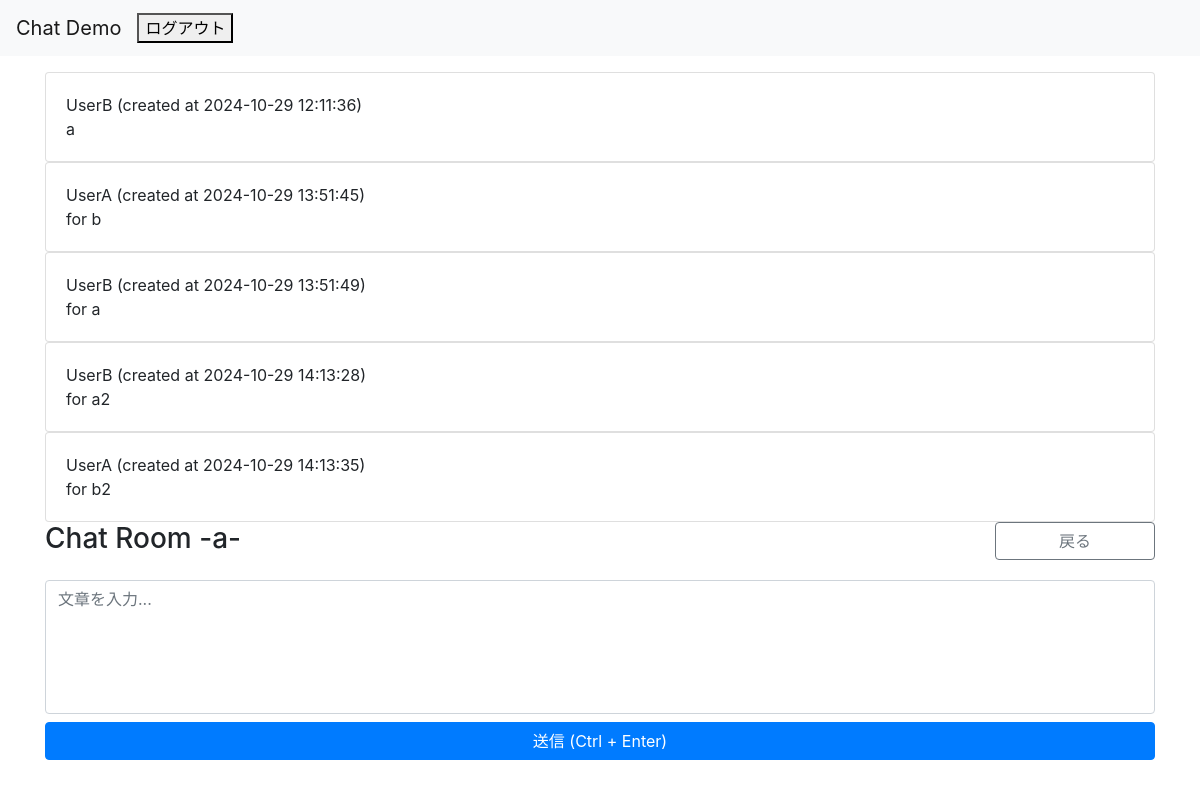
The page /chat/enter/room/2 (signed in) on the database as committed earlier.
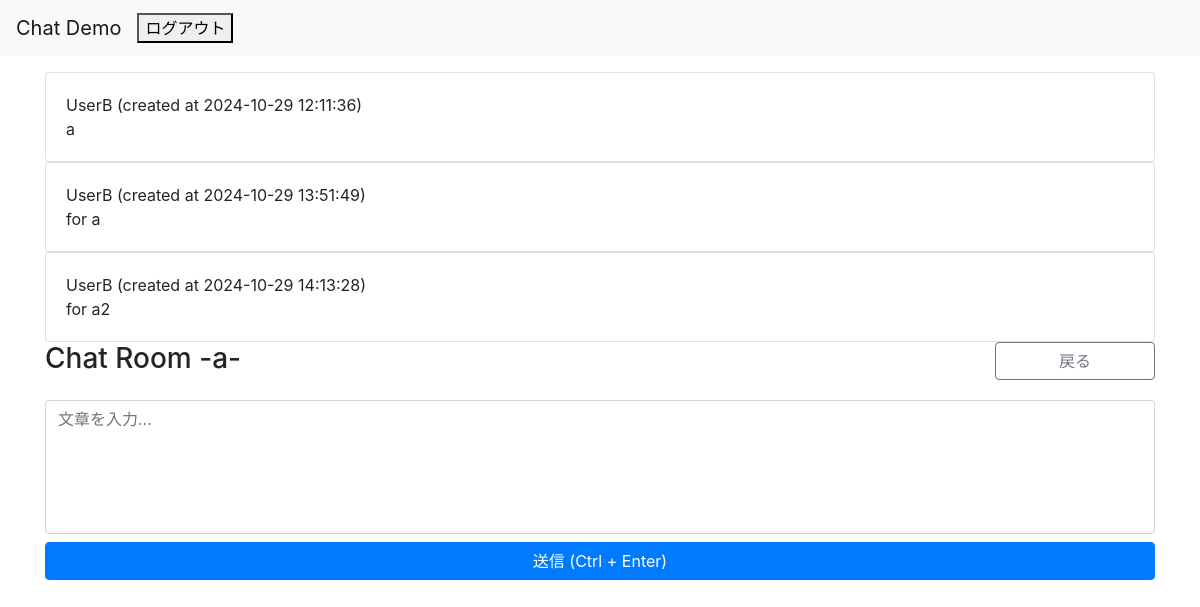
The same page on the database as committed later.
### chat/models.py (models this page shows, shortened)
class Message(models.Model):
    room = models.ForeignKey(Room, on_delete=models.CASCADE, related_name='messages')
    owner = models.ForeignKey(User, on_delete=models.CASCADE, related_name='messages')
    content = models.TextField(gettext_lazy('Content'))
    created_at = models.DateTimeField(gettext_lazy('Created time'), default=timezone.now)
    objects = MessageManager()

class Room(models.Model):
    host = models.ForeignKey(User, on_delete=models.CASCADE)
    name = models.CharField(gettext_lazy('ルーム名'), max_length=64)
    description = models.TextField(gettext_lazy('説明文'), max_length=128)
    participants = models.ManyToManyField(User, related_name='rooms', verbose_name=gettext_lazy('参加者(Ctrl キーを押しながらマウスで選択)'), blank=True)
    created_at = models.DateTimeField(gettext_lazy('Created time'), default=timezone.now)
    objects = RoomQueryset.as_manager()
    def __str__(self):
        return self.__unicode__()
    def __unicode__(self):
        return self.name
    def is_assigned(self, user=None):
        try:
            _ = self.participants.all().get(pk=user.pk)
            return True
        except User.DoesNotExist:
            return self.host == user
        except Exception:
            return False

### accounts/models.py (models this page shows)
class User(AbstractBaseUser, PermissionsMixin):
    screen_name = models.CharField(
        gettext_lazy('アカウント名'),
        max_length=128,
        default='',
        blank=True,
        help_text=gettext_lazy('128文字以内で入力してください'),
    )
    email = models.EmailField(gettext_lazy('メールアドレス'), unique=True)
    is_staff = models.BooleanField(
        gettext_lazy('staff status'),
        default=False,
        help_text=gettext_lazy('Designates whether the user can log into this admin site.'),
    )
    is_active = models.BooleanField(
        gettext_lazy('active'),
        default=True,
        help_text=gettext_lazy(
            'Designates whether this user should be treated as active. Unselect this instead of deleting accounts.'
        ),
    )
    date_joined = models.DateTimeField(gettext_lazy('date joined'), default=timezone.now)
    objects = CustomUserManager()
    points = models.IntegerField(
        default=0,
        blank=True,
        null=True,
    )
    USERNAME_FIELD = 'email'
    REQUIRED_FIELDS = []
    class Meta:
        verbose_name = gettext_lazy('user')
        verbose_name_plural = gettext_lazy('users')
    def __str__(self):
        return self.__unicode__()
    def __unicode__(self):
        return self.screen_name or self.email

### chat/views.py (the view)
# urls.py: path('enter/room/<int:pk>', views.EnterRoom.as_view(), name='enter_room'),
class EnterRoom(LoginRequiredMixin, OnlyAssignedUserMixin, DetailView):
    model = models.Room
    template_name = 'chat/chat_room.html'
    context_object_name = 'room'

### chat/models.py (called while the page is built)
    def ordering(self, order='created_at'):
        return self.get_queryset().order_by(order)

### chat/views.py (called while the page is built)
    def test_func(self):
        room = self.get_object()
        return room.is_assigned(self.request.user)

### templates/chat/chat_room.html (shortened to what this page needs)
{% extends 'base.html' %}
{% load humanize %}
{% block content %}
<div class="row justify-content-center mt-3">
    <div class="col-12">
        <div id="chat-log">
            {% for message in room.messages.ordering %}
            <div class="card">
                <div class="card-body">
                    <div class="row">
                        <div class="col-12">
                            <span class="card-username">{{ message.owner|stringformat:"s" }}</span>
                            <time class="card-datetime" datetime="{{ message.created_at|date:'Y-m-d' }}">(created at {{ message.created_at|date:'Y-m-d H:i:s' }})</time>
                        </div>
                    </div>
                    <div class="row">
                        <div class="col-12 card-content">
                            {{ message.content|linebreaksbr }}
                        </div>
                    </div>
                </div>
            </div>
            {% endfor %}
        </div>
    </div>
</div>
<div class="row justify-content-center">
    <div class="col-12">
        <div class="row">
            <div class="col-12 col-md-10">
                <h3 class="h3">Chat Room -{{ room|stringformat:"s" }}-</h3>
            </div>
            <div class="col-12 col-md-2">
                <a href="{% url 'chat:index' %}" class="btn btn-outline-secondary btn-block">戻る</a>
            </div>
        </div>
        <div class="row mt-3">
            <div class="col-12">
                <textarea placeholder="文章を入力..." id="chat-message-input" rows="5" class="form-control" style="resize: none;"></textarea>
            </div>
        </div>
        <div class="row mt-2">
            <div class="col-12">
                <button type="submit" id="submit-chat-message" class="btn btn-primary btn-block">送信 (Ctrl + Enter)</button>
            </div>
        </div>
    </div>
</div>
{% endblock %}

### templates/base.html (shortened to what this page needs)
<!doctype html>
<html lang="ja">
{% load static %}
<head>
    <link rel="stylesheet" href="https://cdn.jsdelivr.net/npm/bootstrap@4.6.0/dist/css/bootstrap.min.css"
>
    <link rel="stylesheet" href="https://cdn.jsdelivr.net/gh/gitbrent/bootstrap4-toggle@3.6.1/css/bootstrap4-toggle.min.css">
</head>
<body>
    <nav class="navbar navbar-expand-lg navbar-light bg-light">
        <a class="navbar-brand" href="{% url 'accounts:index' %}">Chat Demo</a>
        <div class="collapse navbar-collapse" id="navbarSupportedContent">
            <ul class="navbar-nav mr-auto">
            {% if user.is_authenticated %}
                <form method="post" action="{% url 'accounts:logout' %}">
                    <button type="submit">ログアウト</button>
                </form>
            {% else %}
                <form method="post" action="{% url 'accounts:login' %}">
                    {% csrf_token %}
                    <button type="submit">ログイン</button>
                </form>
                {% comment %} <a href="{% url 'accounts:login' %}">ログイン</a> {% endcomment %}
            {% endif %}
            </ul>
        </div>
    </nav>
    <div class="container mt-3">
        {% block content %}{% endblock %}
    </div>
</body>
</html>

Rows that differ between the two databases and show on the page:
removed Message: owner "UserA", created_at "2024-10-29 13:51:45", content "for b"
removed Message: owner "UserA", created_at "2024-10-29 14:13:35", content "for b2"
